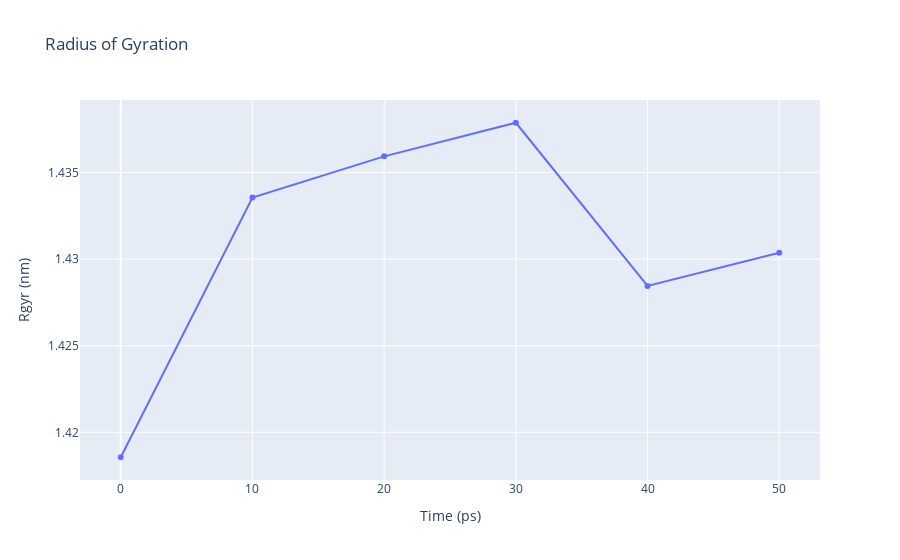

This figure's notebook cell:
### Code cell
import plotly
import plotly.graph_objs as go

# Read Rgyr data from file 
with open(output_rgyr,'r') as rgyr_file:
    x,y = map(
        list,
        zip(*[
            (float(line.split()[0]),float(line.split()[1]))
            for line in rgyr_file 
            if not line.startswith(("#","@")) 
        ])
    )

plotly.offline.init_notebook_mode(connected=True)

fig = ({
    "data": [go.Scatter(x=x, y=y)],
    "layout": go.Layout(title="Radius of Gyration",
                        xaxis=dict(title = "Time (ps)"),
                        yaxis=dict(title = "Rgyr (nm)")
                       )
})

plotly.offline.iplot(fig)

### Figure 1 — Plotly figure (JSON) as saved in the notebook; plotly's stock layout.template omitted (floating-point values rounded to 4 significant figures)
{"data": [{"type": "scatter", "x": [0, 10, 20, 30, 40, 50], "y": [1.419, 1.434, 1.436, 1.438, 1.428, 1.43]}], "layout": {"title": {"text": "Radius of Gyration"}, "xaxis": {"title": {"text": "Time (ps)"}}, "yaxis": {"title": {"text": "Rgyr (nm)"}}}}
